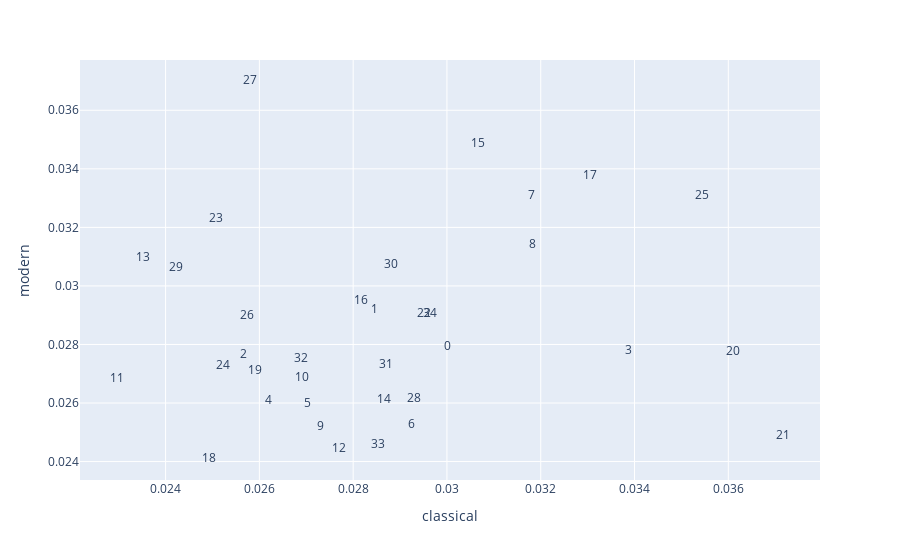

The notebook cell saved with this chart:
### Code cell
#scatter plot looking at distribution of topics of classical and modern texts
px.scatter(ERA.reset_index(), 'classical', 'modern', hover_name='topterms', text='topic_id')\
    .update_traces(mode='text')

### Figure 1 — Plotly figure (JSON) as saved in the notebook; plotly's stock layout.template omitted (floating-point values rounded to 4 significant figures)
{"data": [{"hovertemplate": "<b>%{hovertext}</b><br><br>classical=%{x}<br>modern=%{y}<br>topic_id=%{text}<extra></extra>", "hovertext": ["character object strength structure regard possibility faith true ground consequences", "form right country home friends authority group attempt antisemitism doctrine", "things mother years rights father need reflection reasons study music", "nature fact sense family source opinions conduct violence community stage", "action good spirit fear movements individuals labour values presence figure", "laws origin head book possession differences claim method literature proportion", "virtue soul desire feeling acts labor term mans conditions domination", "men body eyes manner female evil sign development choice days", "time education age objects sex difference representation position persons element", "state question opinion principles wisdom care lives accordance nation worth", "property consciousness wealth humanity imperialism masses pain notion today ideal", "moment yes marriage op cit parents instance sight facts control", "heart cases morality leaders bourgeoisie vice price weakness domain services", "language words self act period mass event lovers advantage forms", "hand person war force duty art friend struggle appearance desires", "women point view men mankind status passion city injustice youth", "place work justice reality race analysis degree groups opposition powers", "man order knowledge society end house attitude proof turn material", "government times condition cause interests effect pride slavery conflict sphere", "life girl sake argument animals half propaganda functions game poets", "mind principle experience rule countries imagination understanding mothers danger philosopher", "reason happiness nation hands circumstances slave conception consequence affection wise", "people existence respect individual future politics revolution religion honour glory", "male value situation subject basis lover importance problem oppression level", "course process influence police feelings rules share pure path concept", "power way idea class beings living theory friendship wife service", "case thought day role child word necessity birth image qualities", "woman history kind husband sciences space classes dream universe series", "love example pleasures contrary beauty activity duties master causes policy", "movement matter death sort ones parties attention womens beginning mode", "world law pleasure century relations gods signs doubt population concern", "thing truth freedom face meaning son questions step womans problems", "children party philosophy non elements cum quod est members light", "means relation actions use earth result terms virtues citizens taste", "money number ideas species girls business equality rest expression destiny"], "legendgroup": "", "marker": {"color": "#636efa", "symbol": "circle"}, "mode": "text", "name": "", "orientation": "v", "showlegend": false, "text": [0, 1, 2, 3, 4, 5, 6, 7, 8, 9, 10, 11, 12, 13, 14, 15, 16, 17, 18, 19, 20, 21, 22, 23, 24, 25, 26, 27, 28, 29, 30, 31, 32, 33, 34], "type": "scatter", "x": [0.03001, 0.02845, 0.02565, 0.03388, 0.02619, 0.02702, 0.02925, 0.03181, 0.03182, 0.02731, 0.02692, 0.02296, 0.02769, 0.02351, 0.02865, 0.03067, 0.02816, 0.03305, 0.02493, 0.02591, 0.0361, 0.03717, 0.02952, 0.02508, 0.02522, 0.03544, 0.02575, 0.02581, 0.02929, 0.02422, 0.02881, 0.02871, 0.02689, 0.02853, 0.02965], "xaxis": "x", "y": [0.02791, 0.02917, 0.02763, 0.02778, 0.02608, 0.02598, 0.02526, 0.03308, 0.0314, 0.02519, 0.02687, 0.0268, 0.02443, 0.03094, 0.02611, 0.03485, 0.02947, 0.03374, 0.02409, 0.02708, 0.02776, 0.02486, 0.02904, 0.03229, 0.02726, 0.03307, 0.02896, 0.037, 0.02613, 0.0306, 0.03072, 0.02731, 0.02751, 0.02457, 0.02905], "yaxis": "y"}], "layout": {"autosize": true, "legend": {"tracegroupgap": 0}, "margin": {"t": 60}, "xaxis": {"anchor": "y", "autorange": true, "domain": [0, 1], "range": [0.02217, 0.03796], "title": {"text": "classical"}, "type": "linear"}, "yaxis": {"anchor": "x", "autorange": true, "domain": [0, 1], "range": [0.02337, 0.03772], "title": {"text": "modern"}, "type": "linear"}}}
